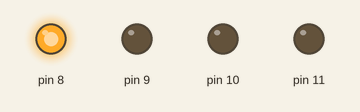
The sketch below on a simulated Arduino Uno, built with avr-gcc and run on an emulated ATmega328P. Parts: output pins drawn as LEDs (lit = HIGH).

Above: at 0.2 s.
At 1.2 s:
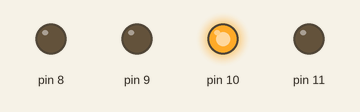
At 2.7 s:
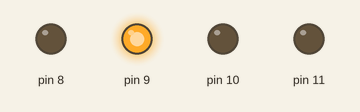
At 3.7 s:
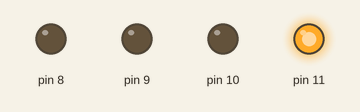
Timing chart, 0 to 4.6 s (numbered marks = the images above):
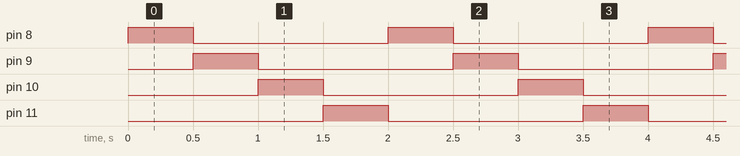

The sketch:

PRO-ASS2.ino
```cpp
#define F_CPU 8000000UL
#include <avr/io.h>
#include <util/delay.h>

int main(void)
{
    DDRB = 0x0F;

    while(1)
    {
        PORTB = 0x01;
        _delay_ms(500);

        PORTB = 0x02;
        _delay_ms(500);

        PORTB = 0x04;
        _delay_ms(500);

        PORTB = 0x08;
        _delay_ms(500);
    }

    return 0;
}
```

Measured:
- by itself, pin 8–11: alternates HIGH for 0.50 s and LOW for 1.5 s
- by itself, everything shown: repeats every 2.0 s, in 4 steps
